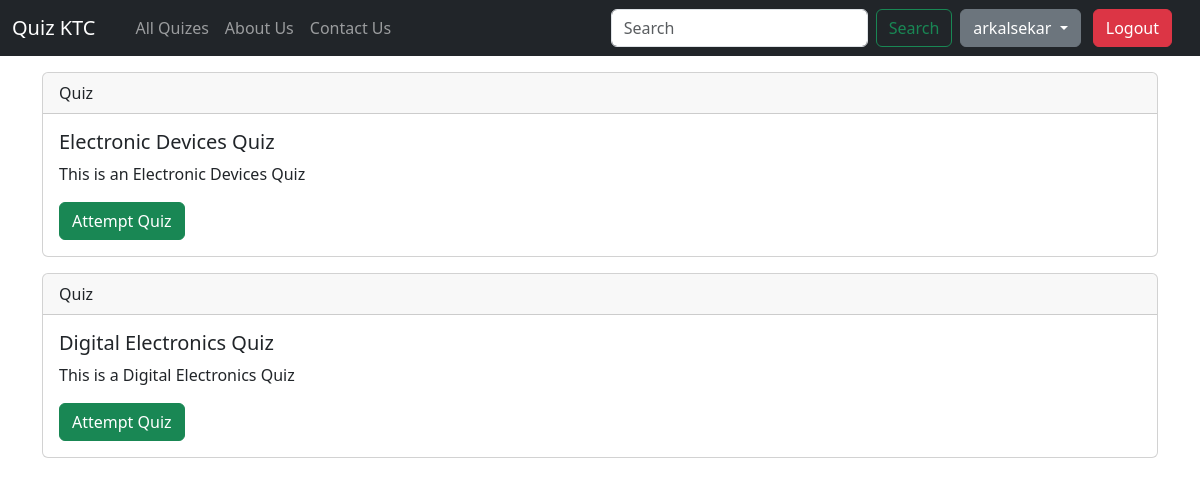
Screenshot of / (signed in) with the database file from the repository.
### home/models.py (models this page shows)
class Quiz(models.Model):
    quiz_id = models.BigAutoField(primary_key=True)
    name = models.CharField(max_length=100, blank=True, null=True)
    desc = models.CharField(max_length=100, blank=True, null=True)
    marks = models.IntegerField(blank=True, null=True)
    created_at = models.DateTimeField(auto_now_add=True, blank=True, null=True)
    def __str__(self):
        return self.name

### home/views.py (the view)
# urls.py: path("", views.index, name="index"),
def index(request):
    quiz = Quiz.objects.all()
    context = {"quiz" : quiz}
    return render(request, template_name='index.html', context=context)

### templates/index.html (shortened to what this page needs)
{% extends "base.html" %}
{% block body %}
{% if quiz != null %}
{% for q in quiz %}
<div class="container my-3">
  <div class="card">
    <div class="card-header">
      Quiz
    </div>
    <div class="card-body">
      <h5 class="card-title">{{ q }}</h5>
      <p class="card-text"> {{ q.desc }} </p>
        <a href="/quiz/{{q.quiz_id}}" class="btn btn-success">Attempt Quiz</a>
    </div>
  </div>
</div>
{% endfor %}
{% endif %}
{% endblock body %}

### templates/base.html (shortened to what this page needs)
<!doctype html>
<html lang="en">
  <head>
    <link href="https://cdn.jsdelivr.net/npm/bootstrap@5.3.3/dist/css/bootstrap.min.css" rel="stylesheet">
  </head>
  <body>
    <nav class="navbar navbar-expand-lg navbar-dark bg-dark">
        <div class="container-fluid">
          <a class="navbar-brand" href="#">Quiz KTC</a>
          <div class="collapse navbar-collapse" id="navbarSupportedContent">
            <ul class="navbar-nav me-auto mb-2 mb-lg-0">
              <li class="nav-item">
                <a class="nav-link active" aria-current="page" href="/"></a>
              </li>
              <li class="nav-item">
                <a class="nav-link" href="/">All Quizes</a>
              </li>
              <li class="nav-item">
                <a class="nav-link" href="/about">About Us</a>
              </li>
              <li class="nav-item">
                <a class="nav-link" href="/contact">Contact Us</a>
              </li>
            </ul>
            <form class="d-flex" role="search">
              <input class="form-control me-2" type="search" placeholder="Search" aria-label="Search">
              <button class="btn btn-outline-success" type="submit">Search</button>
            </form>
            {% if user.is_authenticated %}
            <div class="dropdown mx-2">
              <button class="btn btn-secondary dropdown-toggle" type="button" id="user-details" data-bs-toggle="dropdown"
                aria-expanded="false">
                {{user.username}}
              </button>
              <a href="/logout" class="btn btn-danger mx-2"> Logout</a>
            </div>
            {% endif %}
          </div>
        </div>
      </nav>
    {% block body %}{% endblock body %}
  </body>
</html>

### rows the page displays
Quiz: name "Electronic Devices Quiz", desc "This is an Electronic Devices Quiz"
Quiz: name "Digital Electronics Quiz", desc "This is a Digital Electronics Quiz"

### other values shown
{{ user.username }} "arkalsekar"
